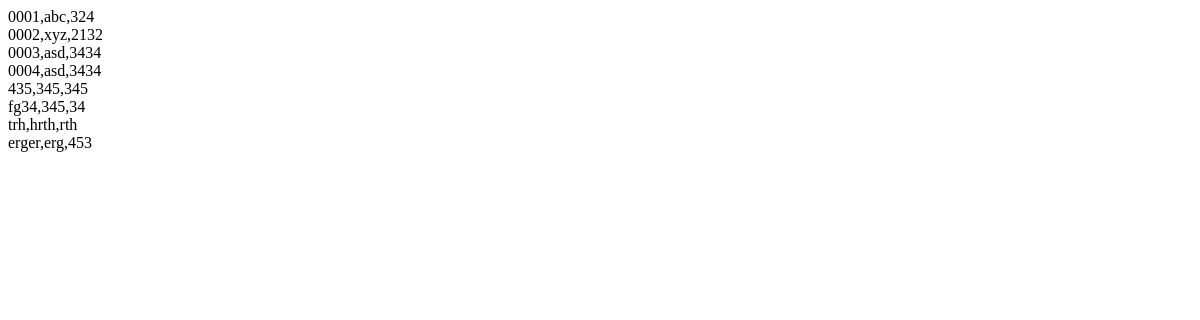
/display/, run on an earlier commit of the app's database.
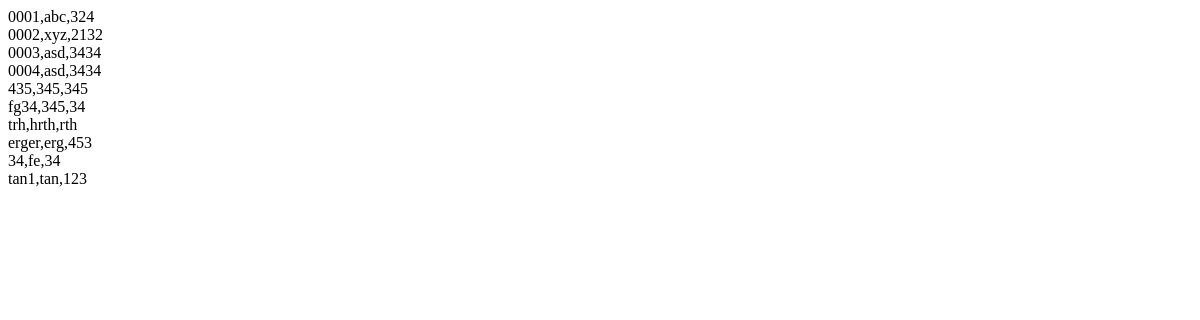
And on a later commit of the database.
### flights/models.py (models this page shows)
class Customer(models.Model):
    customerID = models.CharField(max_length=10, primary_key=True, blank=True)
    name = models.TextField(null=True, blank= True)
    sdt = models.CharField(max_length=10)

### flights/views.py (the view)
# urls.py: path('display/',  views.display, name="display"),
def display(request):
    i = Customer.objects.all()
    context = {"info":i}
    return render(request,"display.html",context)

### flights/templates/display.html (shortened to what this page needs)
{% for sts in info %}
{{sts.customerID}},{{sts.name}},{{sts.sdt}}
{% endfor %}

What changed in the data, as far as the page shows it:
added Customer: customerID "34", name "fe", sdt "34"
added Customer: customerID "tan1", name "tan", sdt "123"
